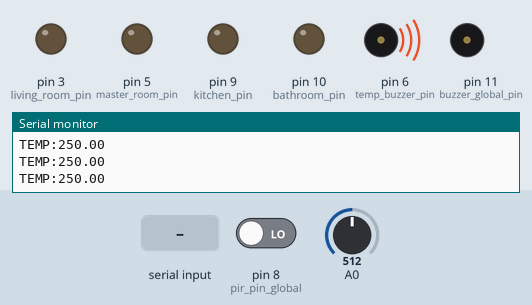
Recording of a sketch running on a simulated Arduino Uno, built with avr-gcc and run on an emulated ATmega328P. On the bench: output pins drawn as LEDs (lit = HIGH), buzzer (waves = sounding, pin HIGH), the last lines printed to the serial monitor. The test bench sets the inputs (shaded band); at power-on: pin 8 (pir_pin_global) LOW, A0 = 512.

Above: at 1.2 s.
1.3 s: pin 8 (pir_pin_global) driven HIGH
At 1.9 s:
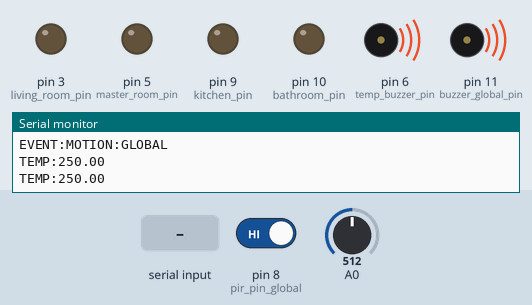
2.8 s: "SAFE\n" received over Serial
At 3.2 s:
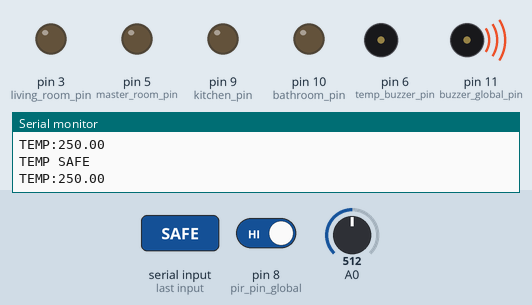
5.8 s: A0 set to 114
8.8 s: A0 set to 97
At 10.1 s:
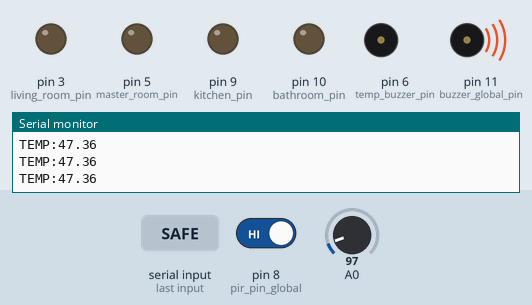
10.5 s: A0 set to 122
At 11.5 s:
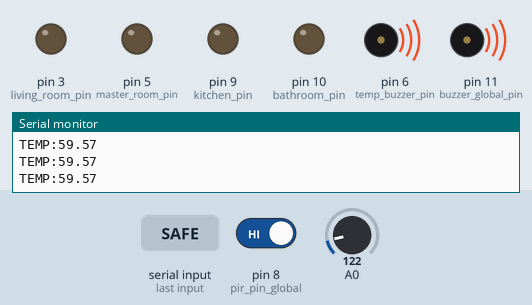
Timing chart, 0 to 13.0 s (numbered marks = the images above; inputs shaded):
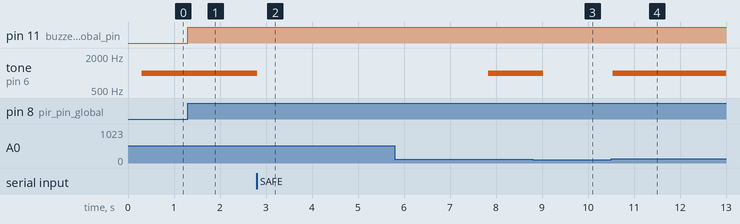

The sketch:

RES_ARDUINO.ino
```cpp
const int living_room_pin = 3;
const int master_room_pin = 5;
const int kitchen_pin = 9;
const int bathroom_pin = 10;
const int pir_pin_global=8;
const int buzzer_global_pin=11;
bool prev_motion_state=false;
bool alarm_active=false;


String input = "";
bool stringComplete = false;


const int temp_buzzer_pin = 6;
int temp_val;
bool tempAlarmEnabled = true;
bool tempAlarmActive = false;
float currentTemp = 0;
const float TEMP_LIMIT = 50.0;
unsigned long lastTempRead = 0;
const unsigned long TEMP_INTERVAL = 300;
unsigned long tempSafeUntil = 0;       // millis() until which buzzer is muted
const unsigned long SAFE_MUTE_TIME = 5000; // 5 seconds


void parse_and_exec(String command);
void handle_ack_command(String command);
void handle_light_command(String command);
void triggerMotionEvent();


void setup() {
  // put your setup code here, to run once:
  Serial.begin(9600);

  analogWrite(buzzer_global_pin,0);

  pinMode(living_room_pin, OUTPUT);
  pinMode(master_room_pin, OUTPUT);
  pinMode(bathroom_pin, OUTPUT);
  pinMode(kitchen_pin, OUTPUT);
  pinMode(buzzer_global_pin,OUTPUT);
  pinMode(pir_pin_global,INPUT);
  pinMode(A0, INPUT);
  pinMode(temp_buzzer_pin, OUTPUT);
  noTone(temp_buzzer_pin);


}

void loop() {
  // put your main code here, to run repeatedly:
  if (stringComplete) {
    parse_and_exec(input);

    input = "";
    stringComplete = false;
  }

  bool current_motion_state=digitalRead(pir_pin_global);
  if(current_motion_state && !prev_motion_state && !alarm_active)
  {
    triggerMotionEvent();
    alarm_active=true;
  }
  prev_motion_state=current_motion_state;
  if(millis()-lastTempRead>TEMP_INTERVAL){
    readTemperature();
    lastTempRead=millis();

  }

}

void serialEvent() {
  while (Serial.available()) {
    char in = (char)Serial.read();

    input += in;

    if (in == '\n') {
      stringComplete = true;
    }
  }
}

void parse_and_exec(String command){
  command.trim();
  // Temperature commands FIRST
  if (command == "SAFE" || command == "RESUME") {
    handle_ack_command(command);
    return;
  }
  if(command.startsWith("ACK:"))
  {
    handle_ack_command(command);
    return;
  }
  else
  {
    handle_light_command(command);
  }
}


void handle_ack_command(String command)
{
  if (command.startsWith("ACK:MOTION:")) {
    digitalWrite(buzzer_global_pin,LOW);
    alarm_active = false;
    Serial.println("ACK received, alarm cleared");
  }
   // Temperature SAFE
  if (command == "SAFE") {
  tempSafeUntil = millis() + SAFE_MUTE_TIME; // mute for 5 seconds
  noTone(temp_buzzer_pin);
  tempAlarmActive = false;

  Serial.println("TEMP SAFE");
  return;
}

  // Resume temperature monitoring
  if (command == "RESUME") {
    tempAlarmEnabled = true;
    Serial.println("TEMP RESUME");
  }
}


void handle_light_command(String command)
{
  int separator_index = command.indexOf(':');
  if (separator_index == -1) return;

  String room_name = command.substring(0, separator_index);
  String value = command.substring(separator_index + 1);

  int intensity = value.toInt();
  int pwm_value = map(intensity, 0, 5, 0, 255);

  if (room_name == "Living Room") {
    analogWrite(living_room_pin, pwm_value);
  }
  else if (room_name == "Master Bedroom") {
    analogWrite(master_room_pin, pwm_value);
  }
  else if (room_name == "Bathroom") {
    analogWrite(bathroom_pin, pwm_value);
  }
  else if (room_name == "Kitchen") {
    analogWrite(kitchen_pin, pwm_value);
  }
}

  void triggerMotionEvent()
  {
    Serial.println("EVENT:MOTION:GLOBAL");
    digitalWrite(buzzer_global_pin,HIGH);
  }

  void readTemperature() {
  temp_val = analogRead(A0);
  float mv = (temp_val / 1024.0) * 5000.0;
  currentTemp = (mv / 10.0);

bool isTempMuted = millis() < tempSafeUntil;

// Send temperature always
Serial.print("TEMP:");
Serial.println(currentTemp);

// Only allow buzzer if NOT muted
if (!isTempMuted && tempAlarmEnabled && currentTemp >= TEMP_LIMIT && !tempAlarmActive) {
  tone(temp_buzzer_pin, 1000);
  tempAlarmActive = true;
}

// Turn off buzzer if temp drops OR mute is active
if ((currentTemp < TEMP_LIMIT || isTempMuted) && tempAlarmActive) {
  noTone(temp_buzzer_pin);
  tempAlarmActive = false;
}

}
```

Measured:
- after the input at 1.3 s, pin 11 (buzzer_global_pin): LOW → HIGH at once
- after the input at 2.8 s, tone on pin 6 (temp_buzzer_pin): 1000 Hz → silent at once
- after the input at 8.8 s, tone on pin 6 (temp_buzzer_pin): 1000 Hz → silent after 0.23 s
- after the input at 10.5 s, tone on pin 6 (temp_buzzer_pin): silent → 1000 Hz at once
